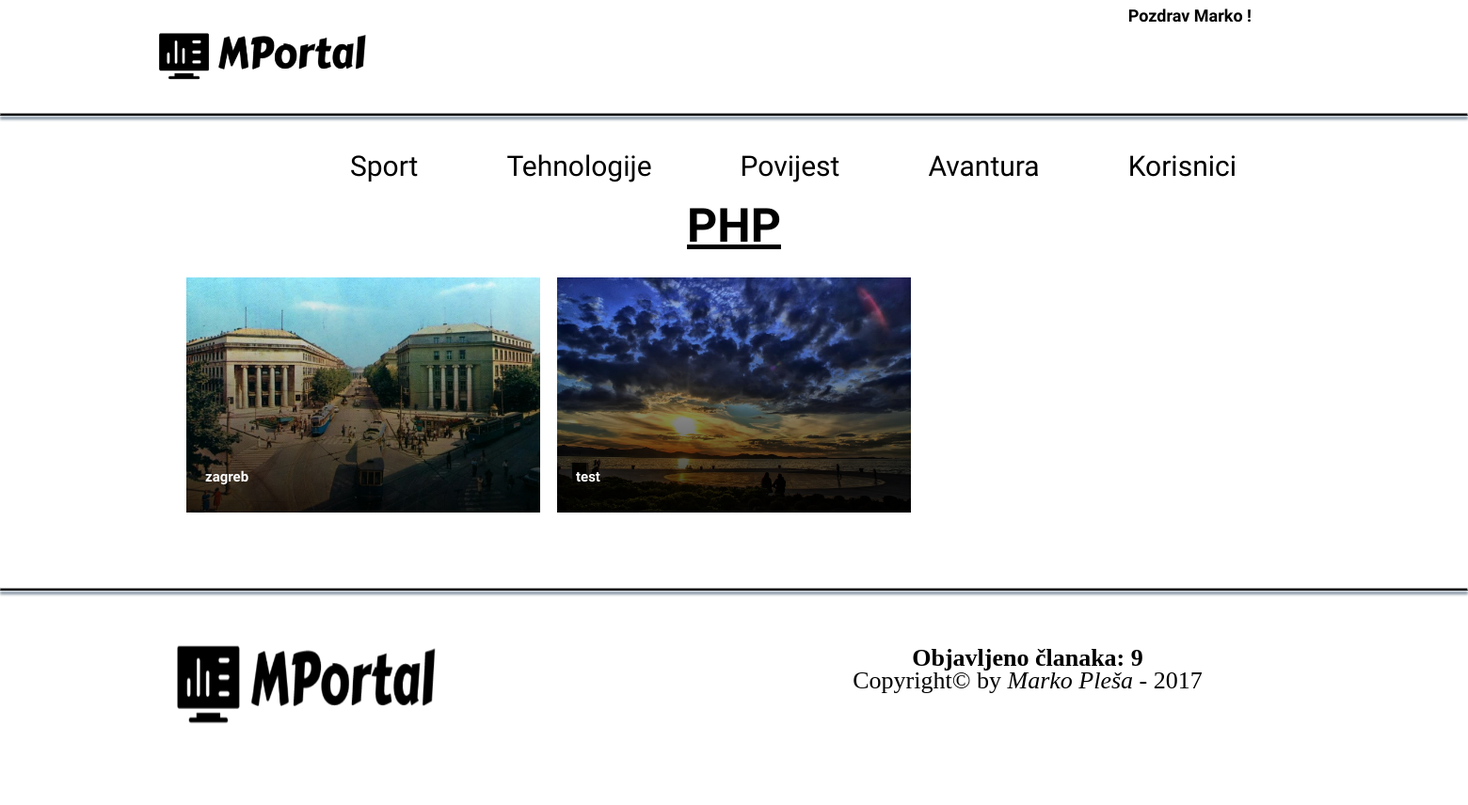
Page /cat_art.php?cat=PHP7 (signed in) on the committed database.
### tables this page shows
CREATE TABLE `category_article` (
  `id_cat` int(11) UNSIGNED NOT NULL,
  `name` varchar(30) NOT NULL,
  `active` int(11) NOT NULL DEFAULT '1',
  `parent` int(11) UNSIGNED DEFAULT NULL
);

CREATE TABLE `article` (
  `id_a` int(11) UNSIGNED NOT NULL,
  `fk_id_u` int(11) UNSIGNED DEFAULT NULL,
  `fk_id_cat` int(11) UNSIGNED NOT NULL,
  `title` varchar(200) NOT NULL,
  `description` varchar(500) NOT NULL,
  `content` varchar(6000) NOT NULL,
  `foto_url` varchar(255) NOT NULL,
  `foto_alt` varchar(255) NOT NULL,
  `date_publication` datetime NOT NULL,
  `date_last_change` timestamp NOT NULL DEFAULT CURRENT_TIMESTAMP ON UPDATE CURRENT_TIMESTAMP,
  `position` int(11) UNSIGNED NOT NULL DEFAULT '1',
  `number_likes` int(11) UNSIGNED NOT NULL DEFAULT '0',
  `active` int(2) NOT NULL DEFAULT '1'
);

### cat_art.php (the view, shortened to what this page needs)
<?php
    require_once 'actions/db.php';
    $id_cat3 = substr(trim(htmlentities($_GET['cat'])),3 , 4);
    $sql3 =  "SELECT a.id_a as id_a, a.title as title, a.description as description, a.foto_url as foto_url, a.foto_alt as foto_alt, c.name as name_cat
        FROM article a, category_article c
        WHERE a.fk_id_cat = :id_cat
        AND c.id_cat = :id_cat
        AND a.active = 1";
    $stmt3 = $db->prepare($sql3);
    $stmt3->bindParam(':id_cat', $id_cat3);
    $stmt3->execute();
?>
<!DOCTYPE html>
<html>
    <head>
        <?php include_once "includes/head.php"; ?>
    </head>
    <body>
        <header>
            <?php include_once "includes/nav.php"; ?>
        </header>
        <hr>
        <div class="wrapper">
            <section class="cat-section">
<?php
    $result3 = $stmt3->fetch();
    $name_cat = $result3['name_cat'];
?>
    <h1><?php echo $name_cat;?></h1>
<?php
    $cat_url = substr($name_cat, 0, 3);
    $stmt3->execute();
    $result4 = $stmt3->fetchall();
    foreach ($result4 as $res3) {
?>
                <a href="article.php?cat=<?php echo $cat_url,$id_cat3;?> &art=<?php echo $res3['id_a']; ?>">
                    <div class="cat-art">
                        <img src="<?php echo $res3['foto_url'] ;?>" alt="<?php echo $res3['foto_alt'] ;?>">
                        <div class="cat-art-name">
                            <h2><?php echo $res3['title']; ?></h2>
                        </div>
                    </div>
                </a>
<?php }
?>
            </section>
        </div>
        <hr>
        <footer class="footer">
           <?php include_once "includes/footer.php"; ?>
        </footer>
    </body>
</html>

### includes/nav.php (shortened to what this page needs)
<?php
    $sql = "SELECT * FROM category_article WHERE parent is NULL AND active = 1";
    $stmt = $db->prepare($sql);
    $stmt->execute();
?>
<nav>
    <a href="index.php"><img src="img/logo.png" alt="MPortal logo"></a>
    <ul class="menu" id="menu">
        <?php
            $result = $stmt -> fetchAll(PDO::FETCH_OBJ);
            foreach ($result as $res){
        ?>
        <li>
            <a class="drop">
                <?php echo $res-> name ; ?>
            </a>
        </li>
        <?php } ?>
        <li>
            <?php
    if(isset($_SESSION['user'])){
?>
<span class="welcome">Pozdrav <?php echo $_SESSION['user']['username']?> !</span>
<?php } ?>
            <a class="drop" id="drop">Korisnici</a>
        </li>
    </ul>
</nav>

### style/style.css (style rules this page uses)
* { margin: 0; padding: 0; box-sizing: border-box; }
html { height: 100%; }
body { font-family: 'Indie Flower', cursive; line-height: 150%; color: black; min-height:100%; }
.wrapper { width: 1200px; margin: 0 auto; }
header { position: relative; height: 120px; width: 100%; }
nav { margin: 0% 10%; }
.welcome { position:absolute; width: 100%; top: 5px; font-weight: bolder; font-size: 18px; }
nav img { height: 120px; width: 20%; float: left; }
nav ul { display: block; list-style: none; float:right; padding-top: 45px; }
nav ul li { display: inline-block; margin-right: 90px; font-size: 30px; }
nav ul li a { text-decoration: none; color: black; }
article img, .cat-art img, .other-art img, .small-art img, .big-art img { height: 100%; width: 100%; object-fit: cover; }
hr { border-bottom: 2px solid black; box-shadow: 0 4px 3px #778899; }
footer { width: 100%; margin: 0 auto; height: 200px; }
.cat-section { overflow:hidden; width: 100%; height: 100%; margin: 0 auto; margin-bottom: 80px; display: block; }
.cat-section h1 { font-size: 50px; text-align: center; text-decoration: underline; }
.cat-art { position: relative; float: left; width:31.33%; height: 250px; margin-top: 10px; margin-left: 18px; }
.cat-art-name { color: #efefef; background: linear-gradient(rgba(255, 255, 255, 0), rgba(0, 0, 0, 0.81)); width: 100%; height: 100%; position: absolute; bottom: 0px; }
.cat-art-name h2 { color: white; margin-top: 200px; margin-left: 20px; font-size: 15px; }

### rows in the picture
category_article: name "Sport"
category_article: name "Tehnologije"
category_article: name "Povijest"
category_article: name "Avantura"
category_article: name "PHP"
article: foto_url (picture), title "zagreb"
article: foto_url+foto_alt (picture), title "test"

### other values in the picture
$_SESSION['user']['username'] "Marko"
$result_count['COUNT(*)'] "9"
